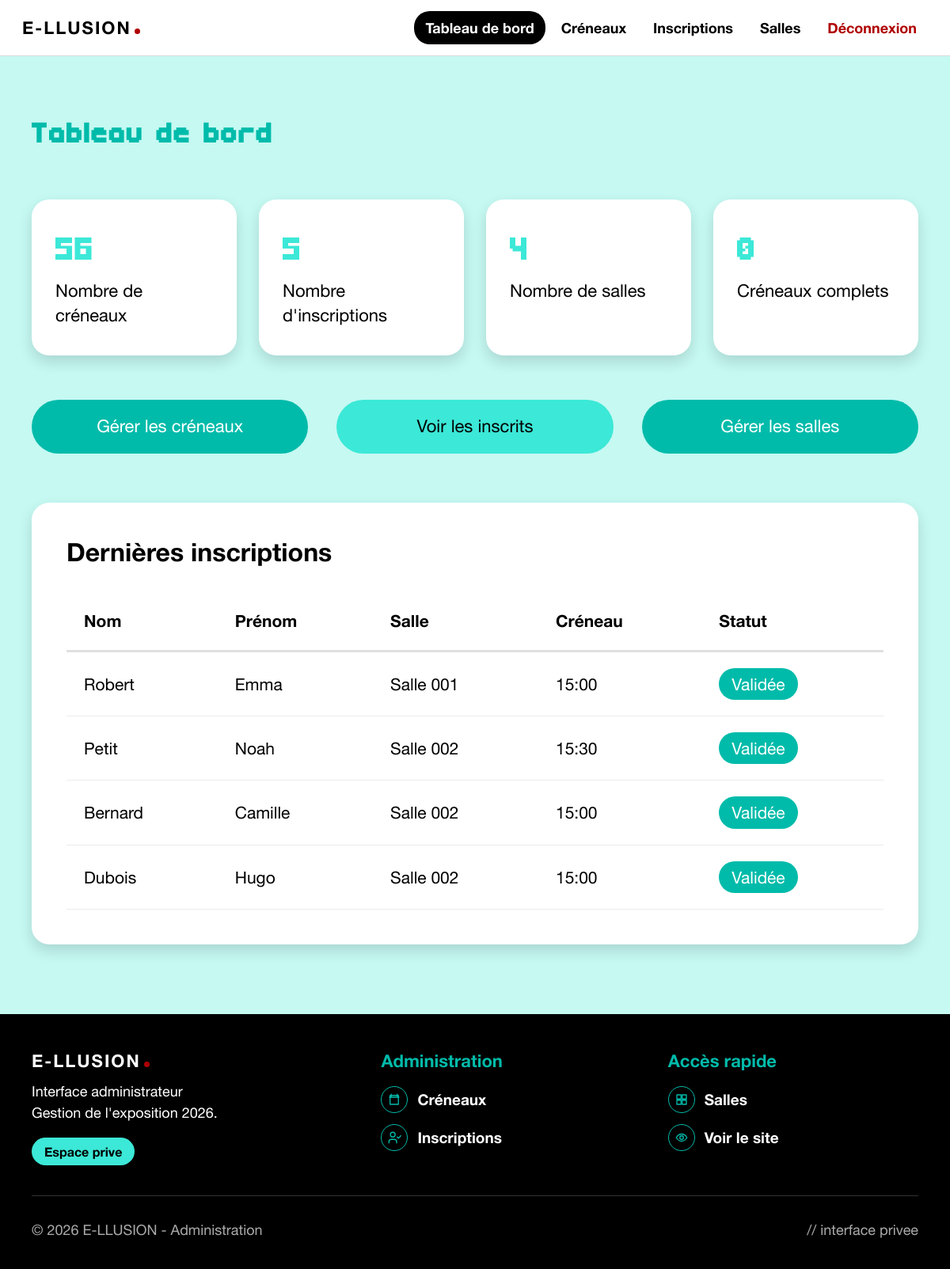
Page /Administrateur/accueil.php (signed in) on the committed database.
### tables this page shows
CREATE TABLE inscription (
    id_inscription INT PRIMARY KEY AUTO_INCREMENT,
    id_creneau INT NOT NULL,
    id_participant INT NOT NULL,
    date_inscription DATE NOT NULL,
    FOREIGN KEY (id_creneau) REFERENCES creneau(id_creneau),
    FOREIGN KEY (id_participant) REFERENCES participant(id_participant)
);

CREATE TABLE participant (
    id_participant INT PRIMARY KEY AUTO_INCREMENT,
    nom VARCHAR(50) NOT NULL,
    prenom VARCHAR(50) NOT NULL,
    email VARCHAR(150) NOT NULL UNIQUE,
    telephone VARCHAR(20)
);

CREATE TABLE salle (
    id_salle INT PRIMARY KEY AUTO_INCREMENT,
    nom_salle VARCHAR(50) NOT NULL,
    description TEXT
);

CREATE TABLE creneau (
    id_creneau INT PRIMARY KEY AUTO_INCREMENT,
    date_creneau DATE NOT NULL,
    heure_debut TIME NOT NULL,
    heure_fin TIME NOT NULL,
    jauge INT NOT NULL,
    id_admin INT,
    id_salle INT NOT NULL,
    FOREIGN KEY (id_admin) REFERENCES administrateur(id_admin),
    FOREIGN KEY (id_salle) REFERENCES salle(id_salle)
);

### Administrateur/eillusion-data.php (called while the page is built, shortened)
<?php
function eillusion_heure($heureSql) {
    return substr((string) $heureSql, 0, 5);
}
?>

### Administrateur/accueil.php (the view, shortened to what this page needs)
<?php
require_once 'connexion.php';
require_once 'eillusion-data.php';
$nbCreneaux = (int) mysqli_fetch_assoc(mysqli_query($CONNEXION, "SELECT COUNT(*) AS total FROM creneau"))['total'];
$nbInscriptions = (int) mysqli_fetch_assoc(mysqli_query($CONNEXION, "SELECT COUNT(*) AS total FROM inscription"))['total'];
$nbSalles = (int) mysqli_fetch_assoc(mysqli_query($CONNEXION, "SELECT COUNT(*) AS total FROM salle"))['total'];
$resComplets = mysqli_query($CONNEXION,
    "SELECT COUNT(*) AS total
     FROM (
        SELECT creneau.id_creneau, creneau.jauge, COUNT(inscription.id_inscription) AS nb_inscrits
        FROM creneau
        LEFT JOIN inscription ON inscription.id_creneau = creneau.id_creneau
        GROUP BY creneau.id_creneau, creneau.jauge
        HAVING nb_inscrits >= creneau.jauge
     ) AS complets");
$nbComplets = (int) mysqli_fetch_assoc($resComplets)['total'];
$dernieres = mysqli_query($CONNEXION,
    "SELECT participant.nom, participant.prenom, salle.nom_salle,
            creneau.heure_debut, inscription.date_inscription
     FROM inscription
     JOIN participant ON participant.id_participant = inscription.id_participant
     JOIN creneau ON creneau.id_creneau = inscription.id_creneau
     JOIN salle ON salle.id_salle = creneau.id_salle
     ORDER BY inscription.id_inscription DESC
     LIMIT 4");
include 'header.php';
?>
<main class="admin-main">
  <section class="admin-page-head">
    <h1 class="admin-title">Tableau de bord</h1>
  </section>
  <section class="stat-grid" aria-label="Statistiques">
    <article class="admin-card stat-card">
      <strong class="stat-number"><?php echo $nbCreneaux; ?></strong>
      <span class="stat-label">Nombre de créneaux</span>
    </article>
    <article class="admin-card stat-card">
      <strong class="stat-number"><?php echo $nbInscriptions; ?></strong>
      <span class="stat-label">Nombre d'inscriptions</span>
    </article>
    <article class="admin-card stat-card">
      <strong class="stat-number"><?php echo $nbSalles; ?></strong>
      <span class="stat-label">Nombre de salles</span>
    </article>
    <article class="admin-card stat-card">
      <strong class="stat-number"><?php echo $nbComplets; ?></strong>
      <span class="stat-label">Créneaux complets</span>
    </article>
  </section>
  <nav class="quick-actions" aria-label="Actions rapides">
    <a class="admin-btn" href="creneaux.php">Gérer les créneaux</a>
    <a class="admin-btn alt" href="inscrits.php">Voir les inscrits</a>
    <a class="admin-btn" href="salles.php">Gérer les salles</a>
  </nav>
  <section class="admin-card panel">
    <h2>Dernières inscriptions</h2>
    <div class="table-scroll">
      <table class="admin-table">
        <thead>
          <tr>
            <th>Nom</th>
            <th>Prénom</th>
            <th>Salle</th>
            <th>Créneau</th>
            <th>Statut</th>
          </tr>
        </thead>
        <tbody>
          <?php while ($i = mysqli_fetch_assoc($dernieres)) { ?>
            <tr>
              <td><?php echo admin_e($i['nom']); ?></td>
              <td><?php echo admin_e($i['prenom']); ?></td>
              <td><?php echo admin_e($i['nom_salle']); ?></td>
              <td><?php echo admin_e(eillusion_heure($i['heure_debut'])); ?></td>
              <td><span class="status-valid">Validée</span></td>
            </tr>
          <?php } ?>
        </tbody>
      </table>
    </div>
  </section>
</main>
<?php include 'footer.php'; ?>

### Administrateur/admin.css (style rules this page uses)
:root { --admin-mint: #c5f9f2; --admin-teal: #00bbaa; --admin-teal-soft: #3ce8d7; --admin-red: #af0000; --admin-black: #000; --admin-white: #fff; --admin-border: #d9d9d9; --admin-muted: #666; --admin-row: #eafbfa; --admin-shadow: 0 8px 18px rgba(0, 0, 0, .14); --admin-font-text: "HelveticaNeue", Arial, sans-serif; --admin-font-title: "CutePixel", "HelveticaNeue", sans-serif; }
* { box-sizing: border-box; }
html { min-height: 100%; }
body.admin-body { min-height: 100vh; margin: 0; color: var(--admin-black); background: var(--admin-mint); font-family: var(--admin-font-text); font-size: 16px; line-height: 1.45; }
a { color: inherit; text-decoration: none; }
.admin-title { margin: 0; color: var(--admin-teal); font-family: var(--admin-font-title); font-weight: 400; line-height: 1; letter-spacing: 0; }
.admin-main { width: min(100% - 80px, 1360px); margin: 0 auto; padding: 72px 0 88px; }
.admin-page-head { display: flex; align-items: center; justify-content: space-between; gap: 24px; margin-bottom: 58px; }
.admin-title { font-size: clamp(36px, 4.2vw, 52px); }
.admin-card { background: var(--admin-white); border-radius: 22px; box-shadow: var(--admin-shadow); }
.stat-grid { display: grid; grid-template-columns: repeat(4, minmax(0, 1fr)); gap: 28px; margin-bottom: 56px; }
.stat-card { min-height: 150px; padding: 34px 30px; }
.stat-number { display: block; margin-bottom: 10px; color: var(--admin-teal-soft); font-family: var(--admin-font-title); font-size: 56px; font-weight: 400; line-height: 1; }
.stat-label { font-size: 22px; }
.quick-actions { display: grid; grid-template-columns: repeat(3, minmax(0, 1fr)); gap: 36px; margin-bottom: 62px; }
.admin-btn, .admin-pill, .admin-danger, .admin-ghost { display: inline-flex; align-items: center; justify-content: center; min-height: 42px; padding: 11px 24px; border: 0; border-radius: 999px; white-space: nowrap; }
.admin-btn { min-height: 68px; color: var(--admin-white); background: var(--admin-teal); font-size: 22px; }
.admin-btn.alt { color: var(--admin-black); background: var(--admin-teal-soft); }
.panel { padding: 44px; }
.panel h2 { margin: 0 0 34px; font-size: 32px; line-height: 1.15; }
.table-scroll { width: 100%; overflow-x: auto; }
.admin-table { width: 100%; min-width: 850px; border-collapse: collapse; font-size: 21px; }
.admin-table th, .admin-table td { padding: 20px 22px; text-align: left; border-bottom: 1px solid #ececec; vertical-align: middle; white-space: nowrap; }
.admin-table th { font-weight: 800; border-bottom: 3px solid #e0e0e0; }
.status-valid, .status-cancel, .status-full { display: inline-flex; align-items: center; min-height: 34px; padding: 5px 16px; border-radius: 999px; white-space: nowrap; }
.status-valid { color: var(--admin-white); background: var(--admin-teal); }

### rows in the picture
inscription: id_participant.nom "Robert", id_participant.prenom "Emma", salle.nom_salle "Salle 001", id_creneau.heure_debut "15:00"
inscription: id_participant.nom "Petit", id_participant.prenom "Noah", salle.nom_salle "Salle 002", id_creneau.heure_debut "15:30"
inscription: id_participant.nom "Bernard", id_participant.prenom "Camille", salle.nom_salle "Salle 002", id_creneau.heure_debut "15:00"
inscription: id_participant.nom "Dubois", id_participant.prenom "Hugo", salle.nom_salle "Salle 002", id_creneau.heure_debut "15:00"

### other values in the picture
$nbCreneaux "56"
$nbInscriptions "5"
$nbSalles "4"
$nbComplets "0"
